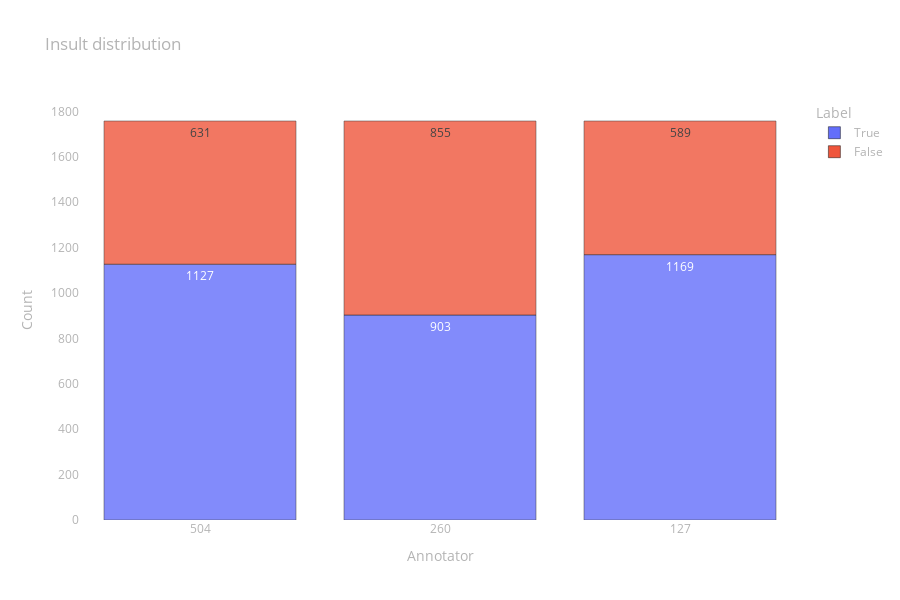

Write notebook code for a chart like this one.
### Code cell
fig = px.bar(
    data_frame=prepare_data_to_px(insult),
    x="Annotator", y="Count", color="Label", opacity=0.8,
    height=600, text="Count", title="Insult distribution")

fig.update_layout(layout)

fig.show()

### Figure 1 — Plotly figure (JSON) as saved in the notebook; plotly's stock layout.template omitted (floating-point values rounded to 4 significant figures)
{"data": [{"alignmentgroup": "True", "hovertemplate": "Label=True<br>Annotator=%{x}<br>Count=%{text}<extra></extra>", "legendgroup": "True", "marker": {"color": "#636efa", "opacity": 0.8, "pattern": {"shape": ""}}, "name": "True", "offsetgroup": "True", "orientation": "v", "showlegend": true, "text": [1127, 903, 1169], "textposition": "auto", "type": "bar", "x": [504, 260, 127], "xaxis": "x", "y": [1127, 903, 1169], "yaxis": "y"}, {"alignmentgroup": "True", "hovertemplate": "Label=False<br>Annotator=%{x}<br>Count=%{text}<extra></extra>", "legendgroup": "False", "marker": {"color": "#EF553B", "opacity": 0.8, "pattern": {"shape": ""}}, "name": "False", "offsetgroup": "False", "orientation": "v", "showlegend": true, "text": [631, 855, 589], "textposition": "auto", "type": "bar", "x": [504, 260, 127], "xaxis": "x", "y": [631, 855, 589], "yaxis": "y"}], "layout": {"barmode": "relative", "font": {"color": "rgb(180,180,180)"}, "height": 600, "legend": {"title": {"text": "Label"}, "tracegroupgap": 0}, "paper_bgcolor": "rgba(0,0,0,0)", "plot_bgcolor": "rgba(0,0,0,0)", "title": {"text": "Insult distribution"}, "xaxis": {"anchor": "y", "domain": [0, 1], "showgrid": false, "title": {"text": "Annotator"}, "type": "category", "zeroline": false}, "yaxis": {"anchor": "x", "domain": [0, 1], "showgrid": false, "title": {"text": "Count"}, "zeroline": false}}}
